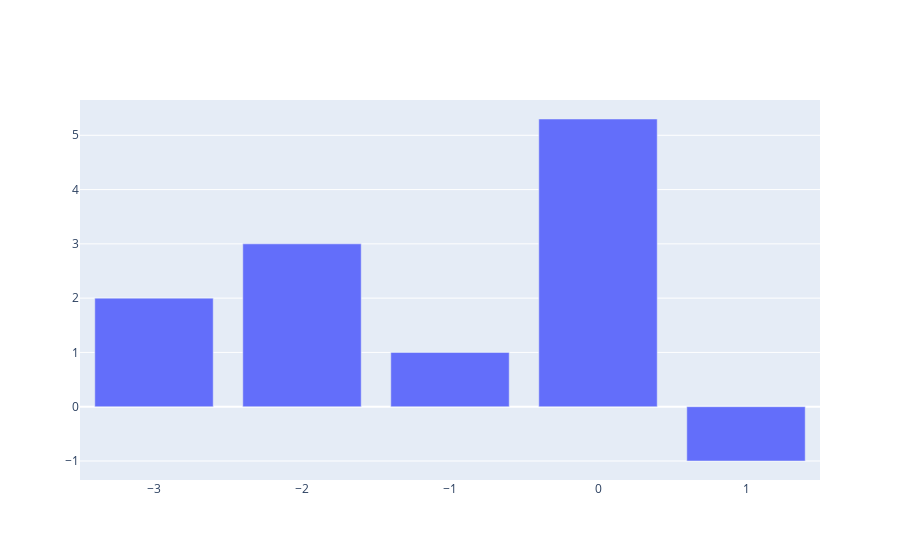

Write notebook code for a chart like this one.
### Code cell
import plotly.graph_objects as go
fig = go.Figure(data=go.Bar(x=[-3,-2,-1,0,1], y=[2, 3, 1, 5.3, -1]))
fig.show()

### Figure 1 — Plotly figure (JSON) as saved in the notebook; plotly's stock layout.template omitted (floating-point values rounded to 4 significant figures)
{"data": [{"type": "bar", "x": [-3, -2, -1, 0, 1], "y": [2, 3, 1, 5.3, -1]}], "layout": {}}
